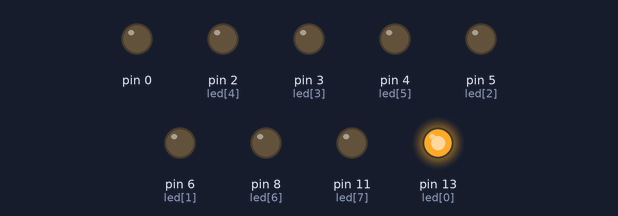
Bench run of a sketch on a simulated Arduino Uno, built with avr-gcc and run on an emulated ATmega328P. Parts: output pins drawn as LEDs (lit = HIGH).

Above: at 0.05 s.
At 0.36 s:
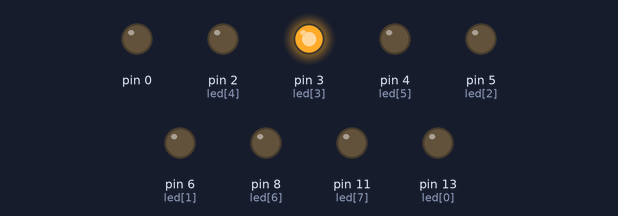
At 0.68 s:
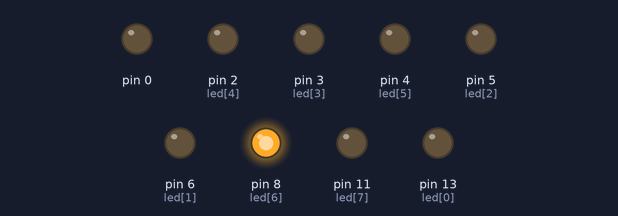
At 1.41 s:
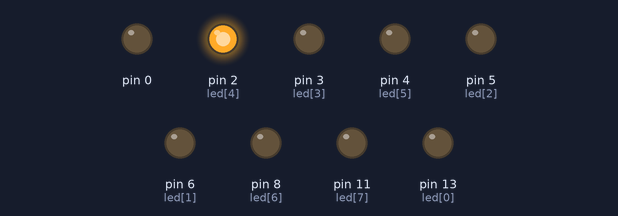
At 2.04 s:
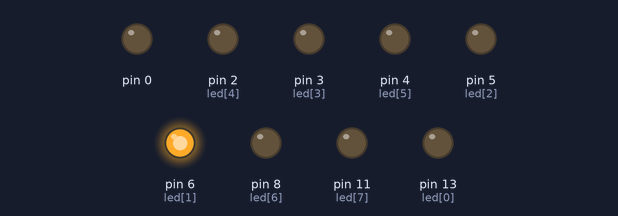
At 2.78 s:
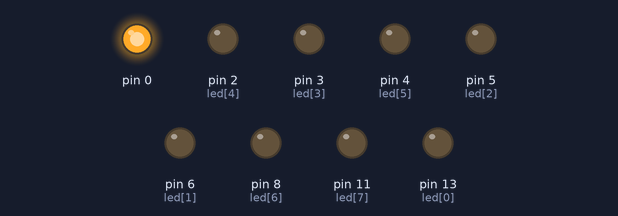
Timing chart, 0 to 3.1 s (numbered marks = the images above):
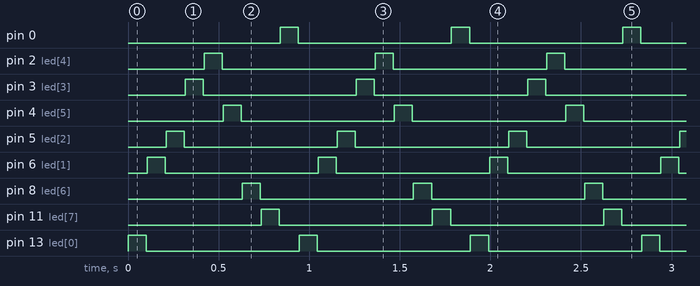

The sketch:

led_vegas05.ino
```cpp
//definindo o led

int led[8] = {13, 6, 5, 3, 2, 4, 8, 11};

void setup() {
  for(int i=0; i<=8; i++){
    pinMode(led[i], OUTPUT);
  }
}

void loop() {
  for(int i=0; i<9; i++){
    digitalWrite (led[i], HIGH); //liga o LED
    delay (100);
    digitalWrite (led[i], LOW); //desliga o LED
    delay (5);
  }
}
```

Measured:
- by itself, pin 0, pin 2 (led[4]), pin 3 (led[3]), pin 4 (led[5]), pin 5 (led[2]), pin 6 (led[1]), pin 8 (led[6]), pin 11 (led[7]), pin 13 (led[0]): alternates HIGH for 0.10 s and LOW for 0.85 s
- by itself, everything shown: repeats every 0.95 s, in 9 steps
